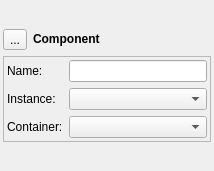
<ui version="4.0" >
 <class>fm_component</class>
 <widget class="QWidget" name="fm_component" >
  <property name="geometry" >
   <rect>
    <x>0</x>
    <y>0</y>
    <width>214</width>
    <height>171</height>
   </rect>
  </property>
  <property name="sizePolicy" >
   <sizepolicy vsizetype="Fixed" hsizetype="Preferred" >
    <horstretch>0</horstretch>
    <verstretch>0</verstretch>
   </sizepolicy>
  </property>
  <property name="windowTitle" >
   <string>Form</string>
  </property>
  <layout class="QGridLayout" >
   <property name="leftMargin" >
    <number>3</number>
   </property>
   <property name="topMargin" >
    <number>3</number>
   </property>
   <property name="rightMargin" >
    <number>3</number>
   </property>
   <property name="bottomMargin" >
    <number>3</number>
   </property>
   <item row="0" column="0" >
    <layout class="QGridLayout" >
     <item row="0" column="0" >
      <layout class="QHBoxLayout" >
       <item>
        <widget class="QToolButton" name="tb_component" >
         <property name="text" >
          <string>...</string>
         </property>
         <property name="checkable" >
          <bool>true</bool>
         </property>
        </widget>
       </item>
       <item>
        <widget class="QLabel" name="la_component" >
         <property name="sizePolicy" >
          <sizepolicy vsizetype="Fixed" hsizetype="Preferred" >
           <horstretch>0</horstretch>
           <verstretch>0</verstretch>
          </sizepolicy>
         </property>
         <property name="font" >
          <font>
           <weight>75</weight>
           <bold>true</bold>
          </font>
         </property>
         <property name="text" >
          <string>Component</string>
         </property>
        </widget>
       </item>
      </layout>
     </item>
     <item row="1" column="0" >
      <widget class="QFrame" name="fr_component" >
       <property name="sizePolicy" >
        <sizepolicy vsizetype="Fixed" hsizetype="Preferred" >
         <horstretch>0</horstretch>
         <verstretch>0</verstretch>
        </sizepolicy>
       </property>
       <property name="frameShape" >
        <enum>QFrame::StyledPanel</enum>
       </property>
       <property name="frameShadow" >
        <enum>QFrame::Sunken</enum>
       </property>
       <property name="lineWidth" >
        <number>1</number>
       </property>
       <property name="midLineWidth" >
        <number>0</number>
       </property>
       <layout class="QGridLayout" >
        <property name="leftMargin" >
         <number>3</number>
        </property>
        <property name="topMargin" >
         <number>3</number>
        </property>
        <property name="rightMargin" >
         <number>3</number>
        </property>
        <property name="bottomMargin" >
         <number>3</number>
        </property>
        <item row="0" column="0" >
         <layout class="QGridLayout" >
          <item row="0" column="0" >
           <widget class="QLabel" name="la_name" >
            <property name="text" >
             <string>Name:</string>
            </property>
           </widget>
          </item>
          <item row="0" column="1" >
           <widget class="QLineEdit" name="le_name" />
          </item>
          <item row="1" column="0" >
           <widget class="QLabel" name="la_instance" >
            <property name="text" >
             <string>Instance:</string>
            </property>
           </widget>
          </item>
          <item row="2" column="0" >
           <widget class="QLabel" name="la_container" >
            <property name="text" >
             <string>Container:</string>
            </property>
           </widget>
          </item>
          <item row="2" column="1" >
           <widget class="QComboBox" name="cb_container" />
          </item>
          <item row="1" column="1" >
           <widget class="QComboBox" name="cb_instance" />
          </item>
         </layout>
        </item>
       </layout>
      </widget>
     </item>
    </layout>
   </item>
  </layout>
 </widget>
 <resources/>
 <connections/>
</ui>
